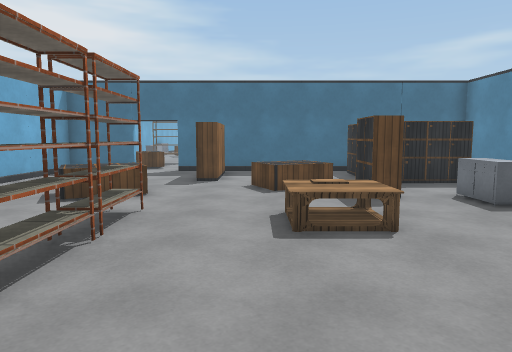
View 1 (above)

20 first-person views from a walk through a 3-D level made in the Unity game engine. The camera is 1.5 m above the floor, tilts 6° down and sees 70° across. The floor is counted in squares, 1 m on a side. Each view is taken from the middle of a square. On the plan, view 1 faces up. The plan holds only what a view shows up to about 16 squares ahead; the rest is blank. The place goes on beyond the plan. The player is left out. Some animated figures are left out. Surface patterns are stand-ins for the level's own textures.

View 2
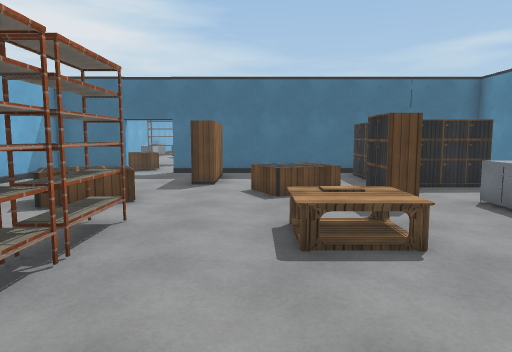

View 3
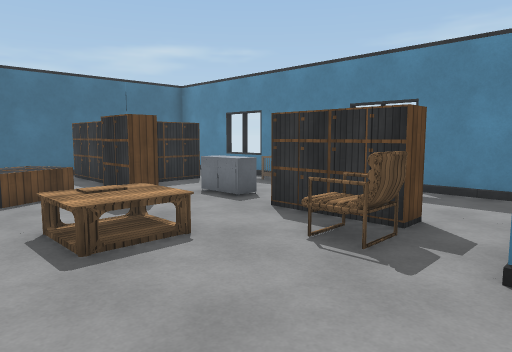

View 4
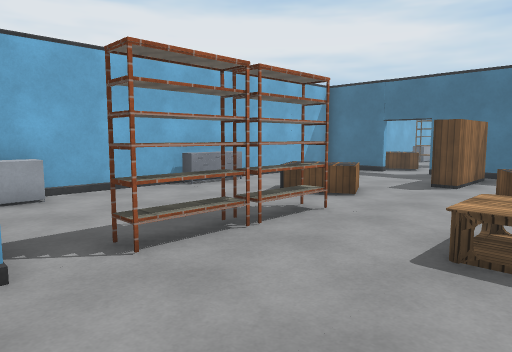

View 5
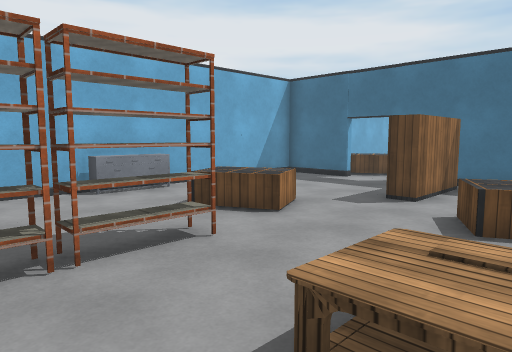

View 6
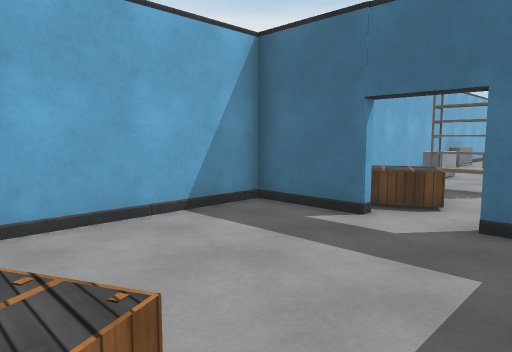

View 7
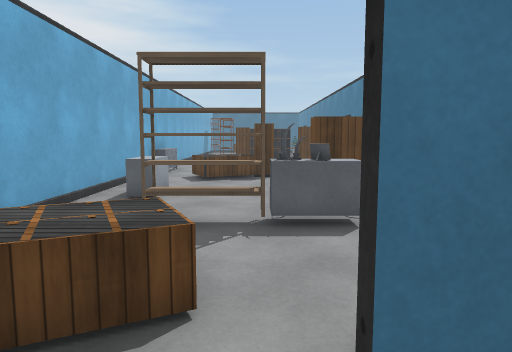

View 8
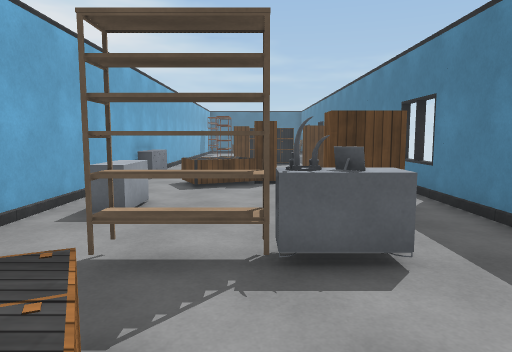

View 9
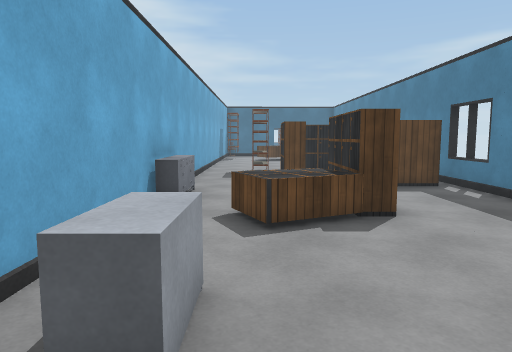

View 10
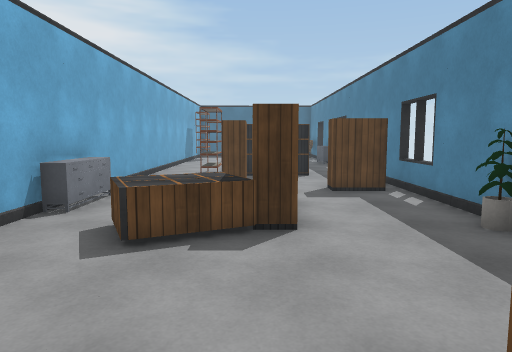

View 11
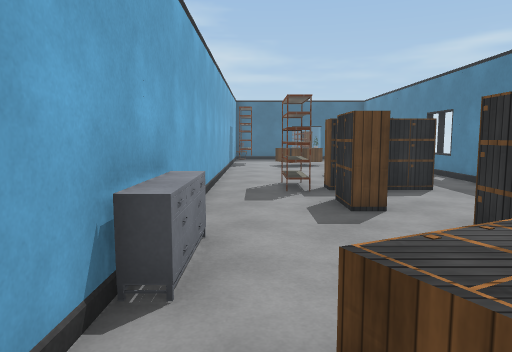

View 12
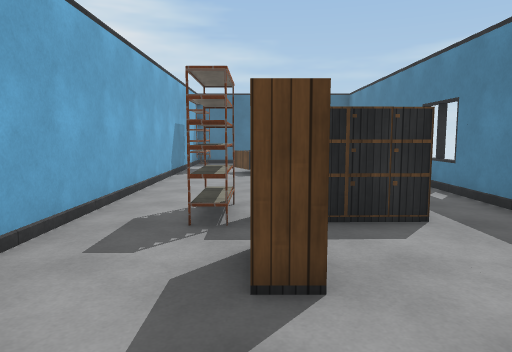

View 13
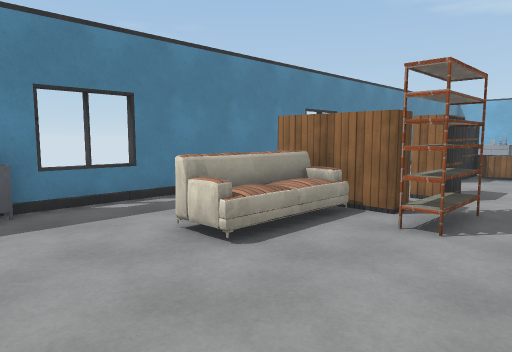

View 14
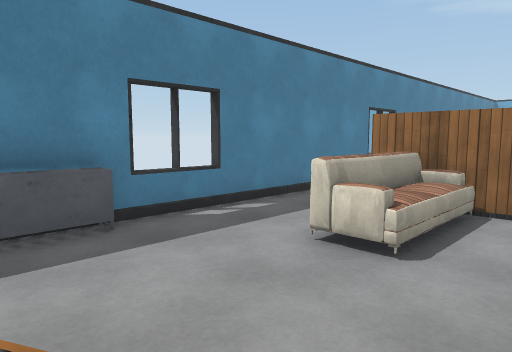

View 15
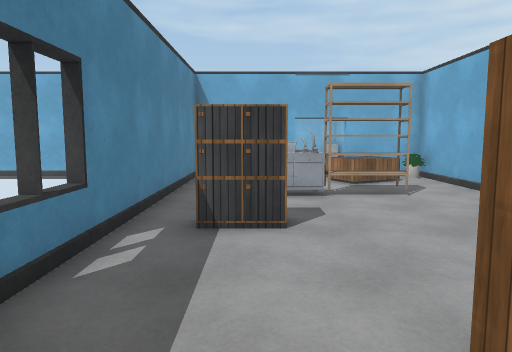

View 16
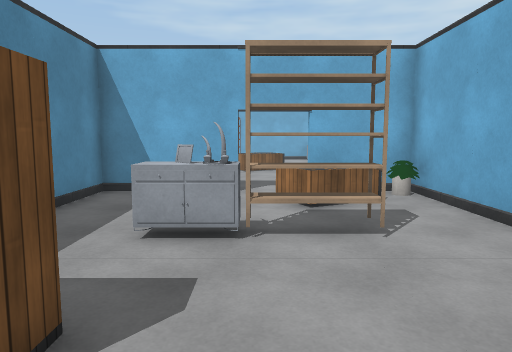

View 17
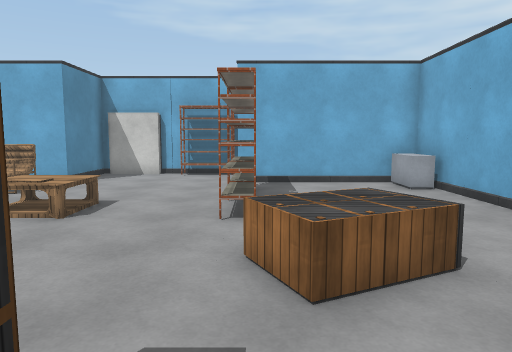

View 18
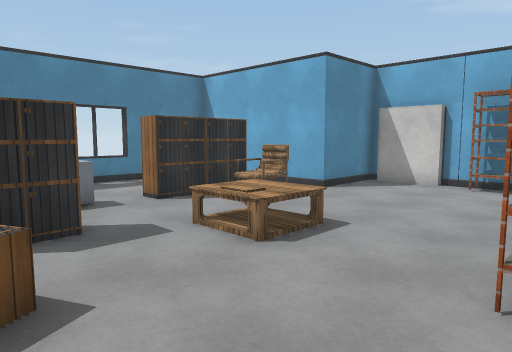

View 19
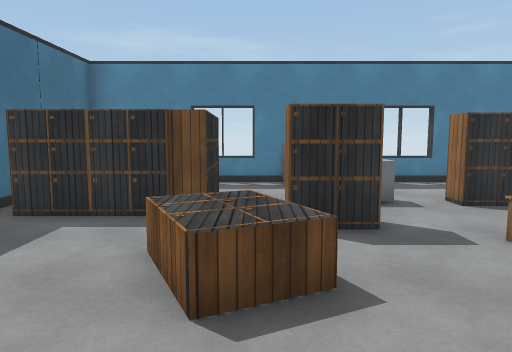

View 20
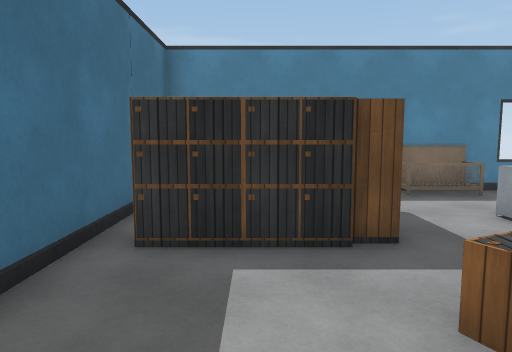

### Floor plan
Points are (right, up) in squares from view 1. A wall is a line through its corners. A room is listed if a view was taken in it or the views show most of it. See-through windows are left out.
Room 1 (views 1, 2, 3, 4, 5, 6, 7, 8, 9, 10, 11, 12, 13, 14, 15, 16, 17, 18, 19, 20)
walls: (-3.6, 16.7) (0.3, 16.7) (0.3, 27.7); (-6.4, 16.5) (-7.5, 16.5); (-7.5, 16.7) (-6.4, 16.7); (-8.4, 16.5) (-8.4, 10.6); (6.4, 16.5) (-3.5, 16.5); (0.3, 29.6) (0.3, 43.4); (-8.4, 29.3) (-8.4, 17.8); (-3, 7.5) (-2.4, 7.5) (-2.4, 5.4) (-3, 5.4); (-2.2, 7.4) (-3, 7.4); (-8.4, 8.1) (-8.4, 1.7) (-2.4, 1.7); (-2.2, 5.1) (-3, 5.1); (-2.4, 5.1) (-2.4, 3.1) (-3, 3.1); (-5.5, 37.1) (-6.1, 37.1) (-6.1, 39.2) (-5.5, 39.2) (-5.5, 37.1); (-3.5, 38.5) (-3.5, 41.9); (-4.2, 38.5) (-4.2, 41.9) (-2.8, 41.8); (-3.2, 38.8) (-3.2, 41.9) (-2.8, 41.7); (-2.1, -0.4) (0, -0.4); (9.4, 2.7) (9.4, 15.9); (-2.9, 40.7) (-2.9, 41.4); (1, -1) (3, -1); (-2.2, -1.3) (1, -1.3); (-3.5, 41.8) (-2.8, 41.7); (3.3, -1.4) (3.3, 1.7) (6.8, 1.7); (-8.4, 46.5) (-8.4, 32.6)
low walls: (-6.5, 25.5) (-6.5, 23.9) (-7.2, 23.9); (5.5, 9.4) (6, 9.4); (6, 7.9) (5.2, 7.9) (5.2, 9.5); (-8.2, 3.5) (-7.5, 3.5) (-7.5, 1.9); (-4, 38.8) (-3.2, 38.8); (-3.5, 41.9) (-2.8, 41.7)
objects: other object (-8, 8) to (-8, 10); other object (-8, 17); other object (-8, 30) to (-8, 32); cabinet (-7, 17) to (-5, 19); other object (-6, 21) to (-2, 22); cabinet (-6, 28) to (-5, 30); cabinet (-5, 9) to (-3, 11); cabinet (-5, 35) to (-5, 36); cabinet (-5, 38) to (-4, 38); cabinet (-5, 46) to (-4, 46); cabinet (-4, 29) to (-4, 30); cabinet (-4, 31) to (-4, 32); cabinet (-3, 38) to (-2, 38); cabinet (-2, 13) to (-2, 14); cabinet (-2, 15) to (-2, 16); cabinet (-2, 25) to (-1, 25); cabinet (-2, 33) to (-1, 34); cabinet (0, 10) to (2, 12); other object (0, 29); other object (0, 44) to (0, 45); table (1, 6) to (2, 7); cabinet (3, 9) to (3, 10); chair (4, 3) to (4, 4); cabinet (4, 12) to (5, 12); cabinet (4, 13); cabinet (4, 14) to (4, 15); cabinet (5, 4); cabinet (5, 5) to (5, 6); cabinet (6, 12) to (7, 13); other object (9, 10)

Positions as (right, up) in squares from view 1, and headings:
1: (0, 0), facing up
2: (0, 1), facing up
3: (-1, 1), facing up-right
4: (2, 1), facing up-left
5: (2, 4), facing up-left
6: (-2, 10), facing up-left
7: (-4, 15), facing up
8: (-4, 17), facing up
9: (-6, 22), facing up
10: (-4, 23), facing up
11: (-7, 27), facing up
12: (-5, 31), facing up
13: (-8, 45), facing down-right
14: (-6, 46), facing down-right
15: (-2, 31), facing down
16: (-4, 27), facing down
17: (-3, 14), facing down
18: (-3, 11), facing down-right
19: (-3, 11), facing right
20: (-1, 14), facing right
